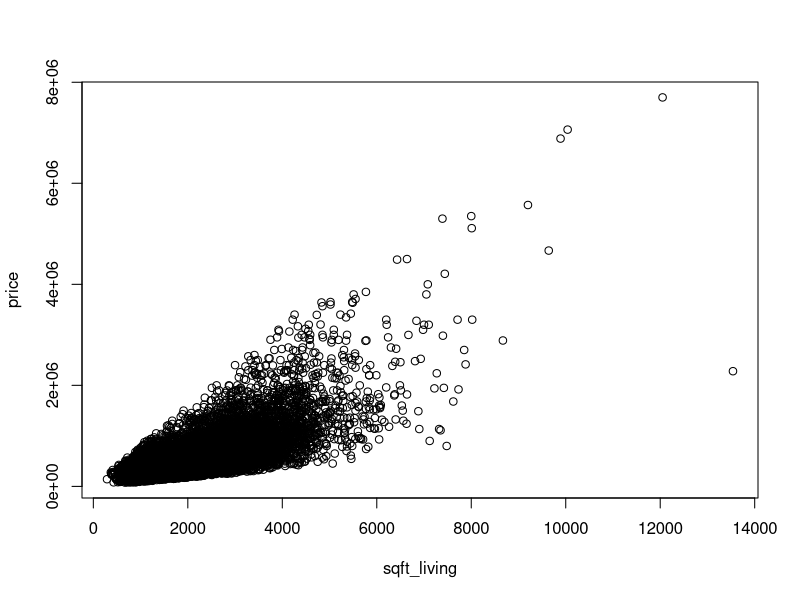
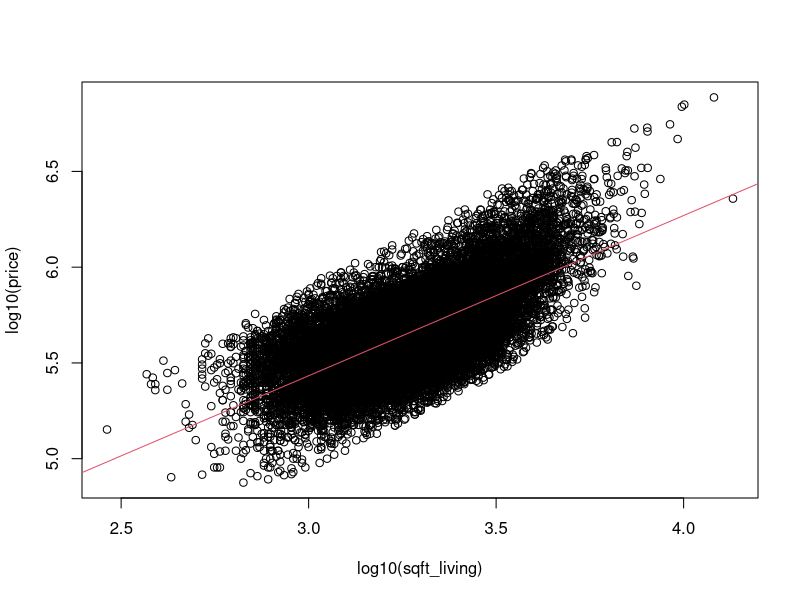
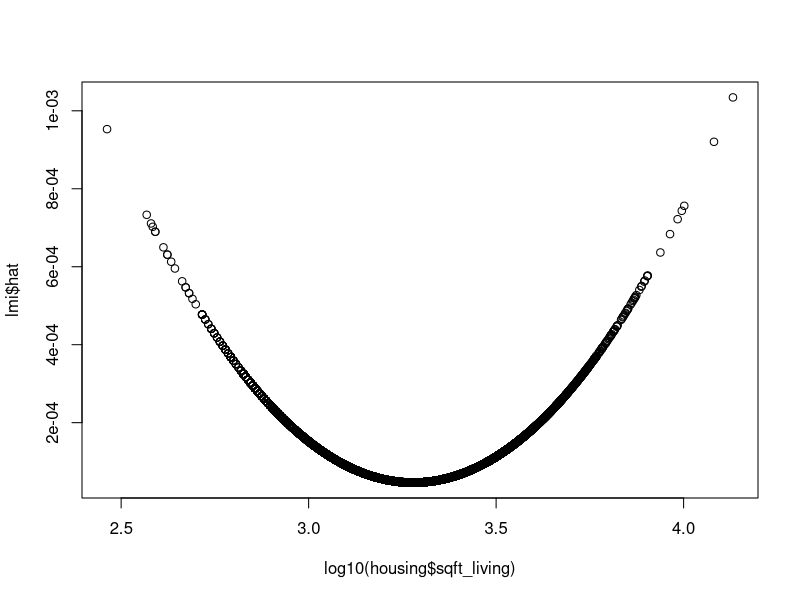
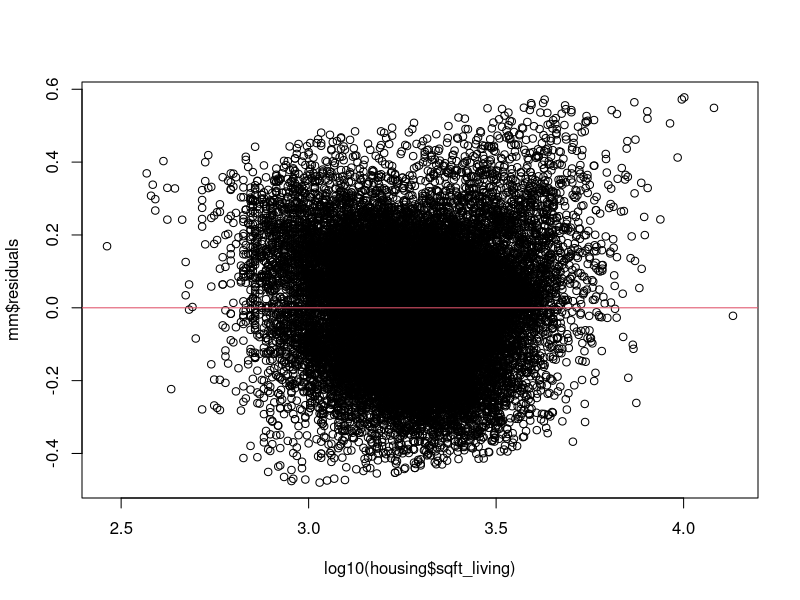

Recreate these plots in R, in order.
setwd("~/RStudioProjects/MVE190/projects/mini1/")

housing <- read.csv("kc_house_data.csv", header = TRUE)

plot(price~sqft_living, data = housing)
plot(log10(price)~log10(sqft_living), data = housing)

mm <- lm(log10(price)~log10(sqft_living), data = housing)
abline(mm, col = 2)

summary(mm)
lmi <- lm.influence(mm)
plot(log10(housing$sqft_living), lmi$hat)

induce <- seq(1,dim(housing)[1])[is.na(housing$price)==F]
plot(log10(housing$sqft_living),mm$residuals)
abline(h=0, col=2)
# id <- identify(log10(housing$sqft_living), mm$residuals, row.names(housing), pos = T)